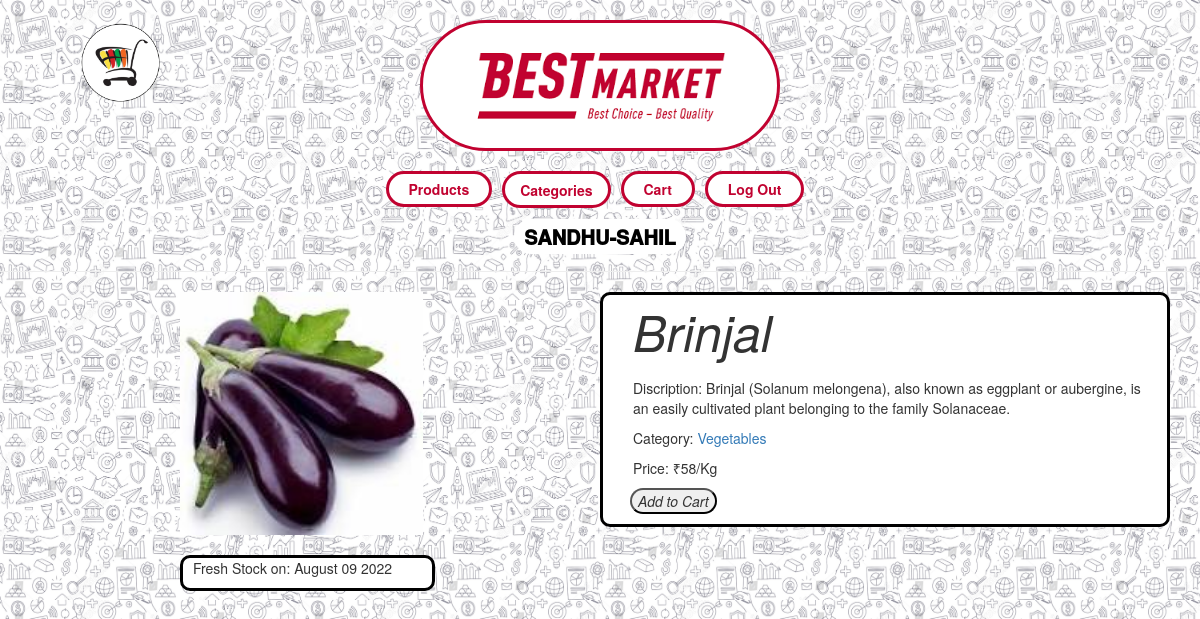
Screenshot of /product/2 (signed in) with the database file from the repository.
### market/models.py (models this page shows, shortened)
class User(AbstractUser):
    pass

class Product(models.Model):
    title = models.CharField(max_length=100)
    description = models.TextField()
    category = models.ForeignKey('Category', on_delete=models.CASCADE, related_name='category_for_the_product', default=3)
    price = models.IntegerField()
    date = models.DateTimeField(default=timezone.now)
    image = models.ImageField(upload_to='images', blank=True, null=True)
    unit = models.ForeignKey('Units', on_delete=models.CASCADE, related_name='units_for_the_product', default=3)
    def datepublished(self):
        return self.date.strftime('%B %d %Y')

class Category(models.Model):
    name = models.CharField(max_length=50)
    def __str__(self):
        return self.name

class Units(models.Model):
    name = models.CharField(max_length=50)
    def __str__(self):
        return self.name

### market/views.py (the view)
# urls.py: path("product/<str:product>", views.product_view, name="product_view"),
def product_view(request, product):
    if request.method == 'GET':
        categories = Category.objects.all()
        if request.user.id is None:
            return redirect('login')
        my_watchlist = Watchlist.objects.get(user=request.user)
        product = Product.objects.get(id=product)
        if (Quantity.objects.filter(user=request.user).filter(products=product)):
            quantity = Quantity.objects.filter(user = request.user).filter(products = product)
            quantity = Quantity.objects.get(id = quantity[0].id)
        else:
            quantity= None
        context = {
            'quantity':quantity,
            'product': product,
            'my_watchlist': my_watchlist,
            'categories': categories,
        }
        return render(request, 'market/product_view.html', context)

### market/templates/market/product_view.html (shortened to what this page needs)
{% extends "market/layout.html" %}
{% load static %}
{% block body %}
<div class="container">
    <div class="row" id="product">
        <div class="col-lg-6 img-product">
            {% if product.image %}
                <img class="img-fluid" src="{{product.image.url}}" alt="connect" style="max-height:300px; width: 60%;">
            {% endif %}
            <div class="p-stock">
                <p class="product product-description product-date">Fresh Stock on: {{product.datepublished}}</p>
            </div>
        </div>
        <div class="col-lg-6 product-card" style="background-color: white; border-radius: 10px; border-color: black; border-style: solid;">
            <p class="product-title" style="font-size: 50px;"><i>{{product.title}}</i></p>
            <p class="product-description">Discription: {{product.description}}</p>
            <p class="product product-description product-category">Category: <a class="" href="{% url 'category' category=product.category.name %}">{{product.category}}</a></p>
            <p class="product-price">Price:  &#8377;{{product.price}}/{{product.unit}}</p>
            {% if request.user != product.user %}
                <div class="row view-product-row">
                        {% if product not in my_watchlist.products.all %}
                            <form id="addToWatchlist" action="{% url 'add_to_watchlist' product=product.id %}">
                                <button id="button-product" class="button-product-add-cart" type="submit" style="border-radius: 25px;"><i id="heart" class="fa fa-heart-o"> Add to Cart</i></button>
                            </form>
                        {% endif %}
                </div>
            {% endif %}
        </div>
    </div>
</div>
{% endblock %}

### market/templates/market/layout.html (shortened to what this page needs)
{% load static %}
<!DOCTYPE html>
<html lang="en">
    <head>
        <link rel="stylesheet" href="https://stackpath.bootstrapcdn.com/bootstrap/4.4.1/css/bootstrap.min.css">
        <link rel="stylesheet" href="https://maxcdn.bootstrapcdn.com/bootstrap/3.4.1/css/bootstrap.min.css">
        <link href="{% static 'market/styles.css' %}" rel="stylesheet">
    </head>
    <body>
        <div style="text-align: center;">
            <div class="left-logo" style="margin-left: 8rem; position: fixed;">
                <img src="{% static 'market/logo.png' %}" width="80px">
            </div>
            <div style="width: 100%; position: relative;">
                <div class="right-logo" style="border-radius: 100px; padding: 20px; background-color: white; border:solid; border-color: #c10230; margin-top: 2rem;">
                    <img src="{% static 'market/images.png' %}" width="250px">
                </div>
            </div>
        </div>
        <br/>
            <ul class="nav sticky-div" style="justify-content: center; width: 100%;">
                <li class="nav-item handle-product" style="padding-right: 10px;">
                    <b>
                        <a class="{% if request.resolver_match.url_name == 'index' %}nav-link active{%else%}nav-link unactive{% endif %}" href="{% url 'index' %}">Products</a>
                    </b>
                </li>
                {% if categories %}
                <nav class="nav-item" style="padding-right: 10px;">
                    <div class="mx-auto order-0">
                        <ul class="navbar-nav ml-auto">
                            <li class="nav-item dropdown category ">
                                <a class="{% if request.resolver_match.url_name == 'category' %}nav-link active{%else%}nav-link unactive{% endif %}" href="#" id="navbarDropdown" role="button" data-toggle="dropdown" aria-haspopup="true" aria-expanded="false" style="padding-left: 15px; padding-right: 15px; padding-top: 5.5px; padding-bottom: 5px;" onclick="setClass()">
                                    <span><b>Categories</b></span>
                                </a>
                            </li>
                        </ul>
                    </div>
                </nav>
                {% endif %}
                {% if user.is_authenticated %}
                    <li class="nav-item handle-cart" style="padding-right: 10px;">
                        <b>
                            <a class="{% if request.resolver_match.url_name == 'watchlist' %}nav-link active{%else%}nav-link unactive{% endif %}" href="{% url 'watchlist' %}">Cart</a>
                        </b>
                    </li>
                    <li class="nav-item" style="padding-right: 10px;">
                        <b>
                            <a class="{% if request.resolver_match.url_name == 'logout' %}nav-link active{%else%}nav-link unactive{% endif %}" href="{% url 'logout' %}">Log Out</a>
                        </b>
                    </li>
                {% endif %}
            </ul>
            <div class="sticky-div2" style="text-align: center; margin-top: 15px;">
                {% if user.is_authenticated %}
                <span style="padding: 3px; margin-top: 5px; font-weight: 1000; font-size: 20px; background-color: white; border-radius: 25px; padding-left: 10px; padding-right: 10px;">
                    <span style="font-weight: 1200; color: rgb(0, 0, 0);">{{user.username | upper}}</span>
                </span>
                {% endif %}
            </div>
        <hr>
        {% block body %}
        {% endblock %}
    </body>
</html>

### market/static/market/styles.css (style rules this page uses)
body { background-color: white; height: 100%; background-image: url('./321.jpg'); background-size: 300px 300px; background-attachment: fixed; }
.button-product-add-cart { margin-left: 1.2rem; }
.unactive { background-color: white; color: #c10230; border-radius: 25px; padding-left: 20px; padding-right: 20px; border: solid; border-color: #c10230; }
.right-logo { margin-left: 39%; margin-right: 39%; }
@media (max-width:1400px) { .right-logo { margin-left: 37%; margin-right: 37%; } }
@media (max-width:1200px) { .right-logo { margin-left: 35%; margin-right: 35%; } }
.product-card { text-align: left; padding-left: 30px; }
.product-card { margin-right: auto; }
.p-stock { background-color: white; margin-top: 20px; padding-left: 10px; margin-right: 150px; border-radius: 10px; border-color: black; border-style: solid; }
.img-product { padding-left: 15rem; }
.product-card { margin-bottom: auto; }

### rows the page displays
User: username "SANDHU-SAHIL"
Product: image (picture), datepublished "August 09 2022", title "Brinjal", description "Brinjal (Solanum melongena), also known as eggplant or aubergine, is an easily cultivated plant belonging to the family Solanaceae.", category "Vegetables", price "58", unit "Kg"
